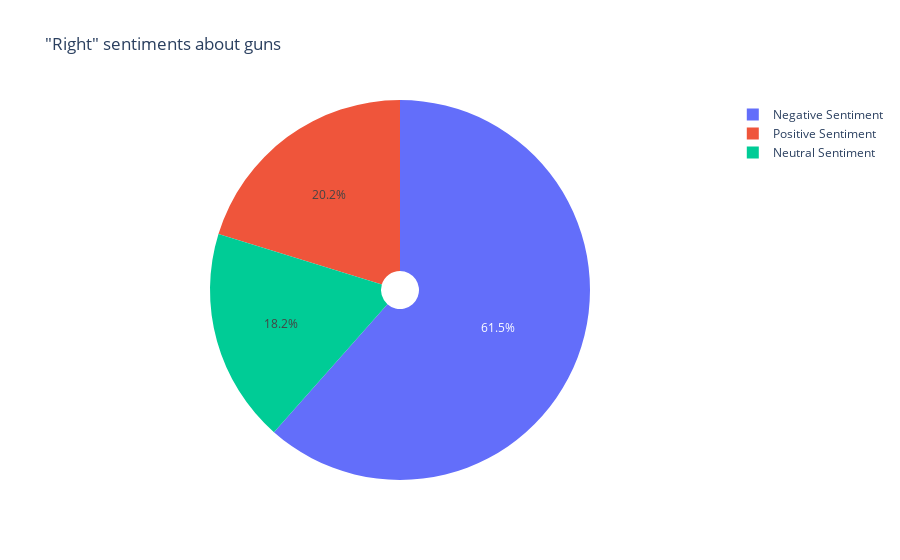

Notebook code for this chart:
### Markdown cell above
# 4.2 : Sentiment Analysis : Plotting the visualization

### Code cell
#****************************************************************************************************************
#PLotting the sentiments for Right account_type
#****************************************************************************************************************
labels = ['Negative Sentiment','Positive Sentiment','Neutral Sentiment']
values = [neg_score,pos_score,neu_score]
fig = pg.Figure(data=[pg.Pie(labels=labels, values=values,hole = 0.1)])
fig.update_layout(title_text='"Right" sentiments about guns')
fig.show()

### Figure 1 — Plotly figure (JSON) as saved in the notebook; plotly's stock layout.template omitted (floating-point values rounded to 4 significant figures)
{"data": [{"hole": 0.1, "labels": ["Negative Sentiment", "Positive Sentiment", "Neutral Sentiment"], "type": "pie", "values": [6951, 2285, 2058]}], "layout": {"title": {"text": "\"Right\" sentiments about guns"}}}
